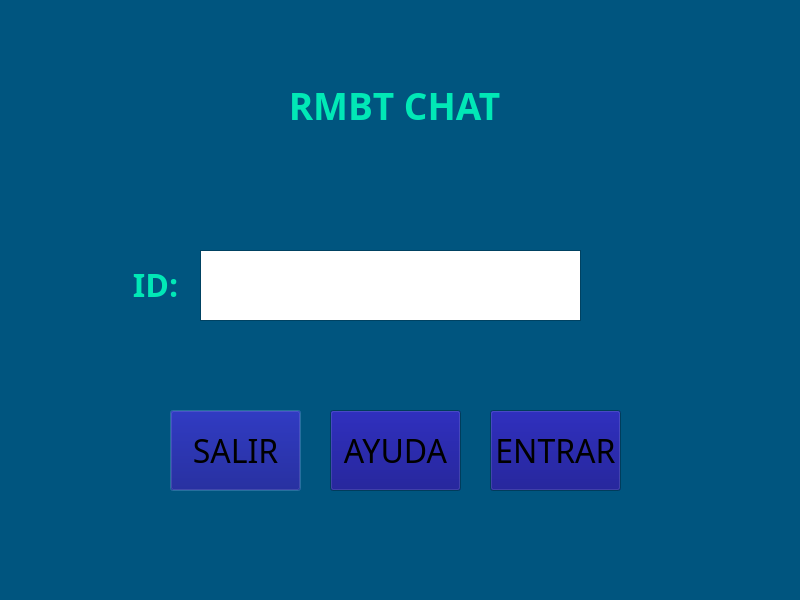
<?xml version="1.0" encoding="UTF-8"?>
<ui version="4.0">
 <class>Dialog</class>
 <widget class="QDialog" name="Dialog">
  <property name="geometry">
   <rect>
    <x>0</x>
    <y>0</y>
    <width>800</width>
    <height>600</height>
   </rect>
  </property>
  <property name="minimumSize">
   <size>
    <width>800</width>
    <height>600</height>
   </size>
  </property>
  <property name="maximumSize">
   <size>
    <width>800</width>
    <height>600</height>
   </size>
  </property>
  <property name="palette">
   <palette>
    <active>
     <colorrole role="WindowText">
      <brush brushstyle="SolidPattern">
       <color alpha="255">
        <red>1</red>
        <green>232</green>
        <blue>182</blue>
       </color>
      </brush>
     </colorrole>
     <colorrole role="Button">
      <brush brushstyle="SolidPattern">
       <color alpha="255">
        <red>0</red>
        <green>135</green>
        <blue>198</blue>
       </color>
      </brush>
     </colorrole>
     <colorrole role="Text">
      <brush brushstyle="SolidPattern">
       <color alpha="255">
        <red>7</red>
        <green>255</green>
        <blue>160</blue>
       </color>
      </brush>
     </colorrole>
     <colorrole role="ButtonText">
      <brush brushstyle="SolidPattern">
       <color alpha="255">
        <red>14</red>
        <green>255</green>
        <blue>175</blue>
       </color>
      </brush>
     </colorrole>
     <colorrole role="Base">
      <brush brushstyle="SolidPattern">
       <color alpha="255">
        <red>255</red>
        <green>255</green>
        <blue>255</blue>
       </color>
      </brush>
     </colorrole>
     <colorrole role="Window">
      <brush brushstyle="SolidPattern">
       <color alpha="255">
        <red>0</red>
        <green>85</green>
        <blue>127</blue>
       </color>
      </brush>
     </colorrole>
     <colorrole role="PlaceholderText">
      <brush brushstyle="SolidPattern">
       <color alpha="128">
        <red>7</red>
        <green>255</green>
        <blue>160</blue>
       </color>
      </brush>
     </colorrole>
    </active>
    <inactive>
     <colorrole role="WindowText">
      <brush brushstyle="SolidPattern">
       <color alpha="255">
        <red>1</red>
        <green>232</green>
        <blue>182</blue>
       </color>
      </brush>
     </colorrole>
     <colorrole role="Button">
      <brush brushstyle="SolidPattern">
       <color alpha="255">
        <red>0</red>
        <green>135</green>
        <blue>198</blue>
       </color>
      </brush>
     </colorrole>
     <colorrole role="Text">
      <brush brushstyle="SolidPattern">
       <color alpha="255">
        <red>7</red>
        <green>255</green>
        <blue>160</blue>
       </color>
      </brush>
     </colorrole>
     <colorrole role="ButtonText">
      <brush brushstyle="SolidPattern">
       <color alpha="255">
        <red>0</red>
        <green>0</green>
        <blue>0</blue>
       </color>
      </brush>
     </colorrole>
     <colorrole role="Base">
      <brush brushstyle="SolidPattern">
       <color alpha="255">
        <red>255</red>
        <green>255</green>
        <blue>255</blue>
       </color>
      </brush>
     </colorrole>
     <colorrole role="Window">
      <brush brushstyle="SolidPattern">
       <color alpha="255">
        <red>0</red>
        <green>85</green>
        <blue>127</blue>
       </color>
      </brush>
     </colorrole>
     <colorrole role="PlaceholderText">
      <brush brushstyle="SolidPattern">
       <color alpha="128">
        <red>7</red>
        <green>255</green>
        <blue>160</blue>
       </color>
      </brush>
     </colorrole>
    </inactive>
    <disabled>
     <colorrole role="WindowText">
      <brush brushstyle="SolidPattern">
       <color alpha="255">
        <red>120</red>
        <green>120</green>
        <blue>120</blue>
       </color>
      </brush>
     </colorrole>
     <colorrole role="Button">
      <brush brushstyle="SolidPattern">
       <color alpha="255">
        <red>0</red>
        <green>135</green>
        <blue>198</blue>
       </color>
      </brush>
     </colorrole>
     <colorrole role="Text">
      <brush brushstyle="SolidPattern">
       <color alpha="255">
        <red>120</red>
        <green>120</green>
        <blue>120</blue>
       </color>
      </brush>
     </colorrole>
     <colorrole role="ButtonText">
      <brush brushstyle="SolidPattern">
       <color alpha="255">
        <red>120</red>
        <green>120</green>
        <blue>120</blue>
       </color>
      </brush>
     </colorrole>
     <colorrole role="Base">
      <brush brushstyle="SolidPattern">
       <color alpha="255">
        <red>0</red>
        <green>85</green>
        <blue>127</blue>
       </color>
      </brush>
     </colorrole>
     <colorrole role="Window">
      <brush brushstyle="SolidPattern">
       <color alpha="255">
        <red>0</red>
        <green>85</green>
        <blue>127</blue>
       </color>
      </brush>
     </colorrole>
     <colorrole role="PlaceholderText">
      <brush brushstyle="SolidPattern">
       <color alpha="128">
        <red>0</red>
        <green>0</green>
        <blue>0</blue>
       </color>
      </brush>
     </colorrole>
    </disabled>
   </palette>
  </property>
  <property name="font">
   <font>
    <pointsize>24</pointsize>
   </font>
  </property>
  <property name="cursor">
   <cursorShape>CrossCursor</cursorShape>
  </property>
  <property name="windowTitle">
   <string>Dialog</string>
  </property>
  <property name="windowIcon">
   <iconset>
    <normaloff>salir.png</normaloff>
    <normalon>salir.png</normalon>salir.png</iconset>
  </property>
  <property name="whatsThis">
   <string>&lt;html&gt;&lt;head/&gt;&lt;body&gt;&lt;p&gt;asdf&lt;/p&gt;&lt;/body&gt;&lt;/html&gt;</string>
  </property>
  <widget class="QWidget" name="verticalLayoutWidget">
   <property name="geometry">
    <rect>
     <x>19</x>
     <y>40</y>
     <width>751</width>
     <height>131</height>
    </rect>
   </property>
   <layout class="QVBoxLayout" name="verticalLayout">
    <item>
     <widget class="QLabel" name="label">
      <property name="sizePolicy">
       <sizepolicy hsizetype="Preferred" vsizetype="Preferred">
        <horstretch>50</horstretch>
        <verstretch>50</verstretch>
       </sizepolicy>
      </property>
      <property name="minimumSize">
       <size>
        <width>50</width>
        <height>50</height>
       </size>
      </property>
      <property name="font">
       <font>
        <family>Agency FB</family>
        <pointsize>20</pointsize>
       </font>
      </property>
      <property name="cursor">
       <cursorShape>CrossCursor</cursorShape>
      </property>
      <property name="frameShape">
       <enum>QFrame::NoFrame</enum>
      </property>
      <property name="frameShadow">
       <enum>QFrame::Plain</enum>
      </property>
      <property name="lineWidth">
       <number>1200</number>
      </property>
      <property name="midLineWidth">
       <number>20</number>
      </property>
      <property name="text">
       <string>&lt;html&gt;&lt;head/&gt;&lt;body&gt;&lt;p align=&quot;center&quot;&gt;&lt;span style=&quot; font-size:28pt; font-weight:600;&quot;&gt;RMBT CHAT&lt;/span&gt;&lt;/p</string>
      </property>
      <property name="alignment">
       <set>Qt::AlignCenter</set>
      </property>
      <property name="wordWrap">
       <bool>true</bool>
      </property>
     </widget>
    </item>
   </layout>
  </widget>
  <widget class="QLabel" name="label_2">
   <property name="geometry">
    <rect>
     <x>50</x>
     <y>220</y>
     <width>211</width>
     <height>129</height>
    </rect>
   </property>
   <property name="sizePolicy">
    <sizepolicy hsizetype="Preferred" vsizetype="Preferred">
     <horstretch>50</horstretch>
     <verstretch>50</verstretch>
    </sizepolicy>
   </property>
   <property name="minimumSize">
    <size>
     <width>50</width>
     <height>50</height>
    </size>
   </property>
   <property name="font">
    <font>
     <family>Agency FB</family>
     <pointsize>20</pointsize>
    </font>
   </property>
   <property name="cursor">
    <cursorShape>CrossCursor</cursorShape>
   </property>
   <property name="frameShape">
    <enum>QFrame::NoFrame</enum>
   </property>
   <property name="frameShadow">
    <enum>QFrame::Plain</enum>
   </property>
   <property name="lineWidth">
    <number>1200</number>
   </property>
   <property name="midLineWidth">
    <number>20</number>
   </property>
   <property name="text">
    <string>&lt;html&gt;&lt;head/&gt;&lt;body&gt;&lt;p align=&quot;center&quot;&gt;&lt;span style=&quot; font-size:24pt; font-weight:600;&quot;&gt;ID:&lt;/span&gt;&lt;/p&gt;&lt;/body&gt;&lt;/html&gt;</string>
   </property>
   <property name="alignment">
    <set>Qt::AlignCenter</set>
   </property>
   <property name="wordWrap">
    <bool>true</bool>
   </property>
  </widget>
  <widget class="QPlainTextEdit" name="plainTextEdit">
   <property name="geometry">
    <rect>
     <x>200</x>
     <y>250</y>
     <width>381</width>
     <height>71</height>
    </rect>
   </property>
   <property name="cursor" stdset="0">
    <cursorShape>IBeamCursor</cursorShape>
   </property>
   <property name="verticalScrollBarPolicy">
    <enum>Qt::ScrollBarAlwaysOff</enum>
   </property>
   <property name="horizontalScrollBarPolicy">
    <enum>Qt::ScrollBarAlwaysOff</enum>
   </property>
   <property name="sizeAdjustPolicy">
    <enum>QAbstractScrollArea::AdjustIgnored</enum>
   </property>
   <property name="tabChangesFocus">
    <bool>false</bool>
   </property>
   <property name="documentTitle">
    <string/>
   </property>
   <property name="readOnly">
    <bool>false</bool>
   </property>
   <property name="plainText">
    <string/>
   </property>
   <property name="tabStopWidth">
    <number>10</number>
   </property>
  </widget>
  <widget class="QPushButton" name="pushButton">
   <property name="geometry">
    <rect>
     <x>170</x>
     <y>410</y>
     <width>131</width>
     <height>81</height>
    </rect>
   </property>
   <property name="palette">
    <palette>
     <active>
      <colorrole role="Button">
       <brush brushstyle="SolidPattern">
        <color alpha="255">
         <red>0</red>
         <green>0</green>
         <blue>127</blue>
        </color>
       </brush>
      </colorrole>
      <colorrole role="ButtonText">
       <brush brushstyle="SolidPattern">
        <color alpha="255">
         <red>14</red>
         <green>255</green>
         <blue>175</blue>
        </color>
       </brush>
      </colorrole>
      <colorrole role="Base">
       <brush brushstyle="SolidPattern">
        <color alpha="255">
         <red>0</red>
         <green>0</green>
         <blue>127</blue>
        </color>
       </brush>
      </colorrole>
      <colorrole role="ToolTipBase">
       <brush brushstyle="SolidPattern">
        <color alpha="255">
         <red>0</red>
         <green>0</green>
         <blue>127</blue>
        </color>
       </brush>
      </colorrole>
     </active>
     <inactive>
      <colorrole role="Button">
       <brush brushstyle="SolidPattern">
        <color alpha="255">
         <red>0</red>
         <green>0</green>
         <blue>127</blue>
        </color>
       </brush>
      </colorrole>
      <colorrole role="ButtonText">
       <brush brushstyle="SolidPattern">
        <color alpha="255">
         <red>0</red>
         <green>0</green>
         <blue>0</blue>
        </color>
       </brush>
      </colorrole>
      <colorrole role="Base">
       <brush brushstyle="SolidPattern">
        <color alpha="255">
         <red>0</red>
         <green>0</green>
         <blue>127</blue>
        </color>
       </brush>
      </colorrole>
      <colorrole role="ToolTipBase">
       <brush brushstyle="SolidPattern">
        <color alpha="255">
         <red>0</red>
         <green>0</green>
         <blue>127</blue>
        </color>
       </brush>
      </colorrole>
     </inactive>
     <disabled>
      <colorrole role="Button">
       <brush brushstyle="SolidPattern">
        <color alpha="255">
         <red>0</red>
         <green>0</green>
         <blue>127</blue>
        </color>
       </brush>
      </colorrole>
      <colorrole role="ButtonText">
       <brush brushstyle="SolidPattern">
        <color alpha="255">
         <red>10</red>
         <green>255</green>
         <blue>206</blue>
        </color>
       </brush>
      </colorrole>
      <colorrole role="Base">
       <brush brushstyle="SolidPattern">
        <color alpha="255">
         <red>0</red>
         <green>85</green>
         <blue>127</blue>
        </color>
       </brush>
      </colorrole>
      <colorrole role="ToolTipBase">
       <brush brushstyle="SolidPattern">
        <color alpha="255">
         <red>0</red>
         <green>0</green>
         <blue>127</blue>
        </color>
       </brush>
      </colorrole>
     </disabled>
    </palette>
   </property>
   <property name="font">
    <font>
     <family>Agency FB</family>
    </font>
   </property>
   <property name="cursor">
    <cursorShape>CrossCursor</cursorShape>
   </property>
   <property name="text">
    <string>SALIR</string>
   </property>
   <property name="icon">
    <iconset>
     <normaloff>salir.png</normaloff>salir.png</iconset>
   </property>
   <property name="iconSize">
    <size>
     <width>40</width>
     <height>40</height>
    </size>
   </property>
  </widget>
  <widget class="QPushButton" name="pushButton_2">
   <property name="geometry">
    <rect>
     <x>330</x>
     <y>410</y>
     <width>131</width>
     <height>81</height>
    </rect>
   </property>
   <property name="palette">
    <palette>
     <active>
      <colorrole role="Button">
       <brush brushstyle="SolidPattern">
        <color alpha="255">
         <red>0</red>
         <green>0</green>
         <blue>127</blue>
        </color>
       </brush>
      </colorrole>
      <colorrole role="ButtonText">
       <brush brushstyle="SolidPattern">
        <color alpha="255">
         <red>14</red>
         <green>255</green>
         <blue>175</blue>
        </color>
       </brush>
      </colorrole>
      <colorrole role="Base">
       <brush brushstyle="SolidPattern">
        <color alpha="255">
         <red>0</red>
         <green>0</green>
         <blue>127</blue>
        </color>
       </brush>
      </colorrole>
      <colorrole role="ToolTipBase">
       <brush brushstyle="SolidPattern">
        <color alpha="255">
         <red>0</red>
         <green>0</green>
         <blue>127</blue>
        </color>
       </brush>
      </colorrole>
     </active>
     <inactive>
      <colorrole role="Button">
       <brush brushstyle="SolidPattern">
        <color alpha="255">
         <red>0</red>
         <green>0</green>
         <blue>127</blue>
        </color>
       </brush>
      </colorrole>
      <colorrole role="ButtonText">
       <brush brushstyle="SolidPattern">
        <color alpha="255">
         <red>0</red>
         <green>0</green>
         <blue>0</blue>
        </color>
       </brush>
      </colorrole>
      <colorrole role="Base">
       <brush brushstyle="SolidPattern">
        <color alpha="255">
         <red>0</red>
         <green>0</green>
         <blue>127</blue>
        </color>
       </brush>
      </colorrole>
      <colorrole role="ToolTipBase">
       <brush brushstyle="SolidPattern">
        <color alpha="255">
         <red>0</red>
         <green>0</green>
         <blue>127</blue>
        </color>
       </brush>
      </colorrole>
     </inactive>
     <disabled>
      <colorrole role="Button">
       <brush brushstyle="SolidPattern">
        <color alpha="255">
         <red>0</red>
         <green>0</green>
         <blue>127</blue>
        </color>
       </brush>
      </colorrole>
      <colorrole role="ButtonText">
       <brush brushstyle="SolidPattern">
        <color alpha="255">
         <red>10</red>
         <green>255</green>
         <blue>206</blue>
        </color>
       </brush>
      </colorrole>
      <colorrole role="Base">
       <brush brushstyle="SolidPattern">
        <color alpha="255">
         <red>0</red>
         <green>85</green>
         <blue>127</blue>
        </color>
       </brush>
      </colorrole>
      <colorrole role="ToolTipBase">
       <brush brushstyle="SolidPattern">
        <color alpha="255">
         <red>0</red>
         <green>0</green>
         <blue>127</blue>
        </color>
       </brush>
      </colorrole>
     </disabled>
    </palette>
   </property>
   <property name="font">
    <font>
     <family>Agency FB</family>
    </font>
   </property>
   <property name="cursor">
    <cursorShape>CrossCursor</cursorShape>
   </property>
   <property name="text">
    <string>AYUDA</string>
   </property>
   <property name="icon">
    <iconset>
     <normaloff>salir.png</normaloff>salir.png</iconset>
   </property>
   <property name="iconSize">
    <size>
     <width>40</width>
     <height>40</height>
    </size>
   </property>
  </widget>
  <widget class="QPushButton" name="pushButton_3">
   <property name="geometry">
    <rect>
     <x>490</x>
     <y>410</y>
     <width>131</width>
     <height>81</height>
    </rect>
   </property>
   <property name="palette">
    <palette>
     <active>
      <colorrole role="Button">
       <brush brushstyle="SolidPattern">
        <color alpha="255">
         <red>0</red>
         <green>0</green>
         <blue>127</blue>
        </color>
       </brush>
      </colorrole>
      <colorrole role="ButtonText">
       <brush brushstyle="SolidPattern">
        <color alpha="255">
         <red>14</red>
         <green>255</green>
         <blue>175</blue>
        </color>
       </brush>
      </colorrole>
      <colorrole role="Base">
       <brush brushstyle="SolidPattern">
        <color alpha="255">
         <red>0</red>
         <green>0</green>
         <blue>127</blue>
        </color>
       </brush>
      </colorrole>
      <colorrole role="ToolTipBase">
       <brush brushstyle="SolidPattern">
        <color alpha="255">
         <red>0</red>
         <green>0</green>
         <blue>127</blue>
        </color>
       </brush>
      </colorrole>
     </active>
     <inactive>
      <colorrole role="Button">
       <brush brushstyle="SolidPattern">
        <color alpha="255">
         <red>0</red>
         <green>0</green>
         <blue>127</blue>
        </color>
       </brush>
      </colorrole>
      <colorrole role="ButtonText">
       <brush brushstyle="SolidPattern">
        <color alpha="255">
         <red>0</red>
         <green>0</green>
         <blue>0</blue>
        </color>
       </brush>
      </colorrole>
      <colorrole role="Base">
       <brush brushstyle="SolidPattern">
        <color alpha="255">
         <red>0</red>
         <green>0</green>
         <blue>127</blue>
        </color>
       </brush>
      </colorrole>
      <colorrole role="ToolTipBase">
       <brush brushstyle="SolidPattern">
        <color alpha="255">
         <red>0</red>
         <green>0</green>
         <blue>127</blue>
        </color>
       </brush>
      </colorrole>
     </inactive>
     <disabled>
      <colorrole role="Button">
       <brush brushstyle="SolidPattern">
        <color alpha="255">
         <red>0</red>
         <green>0</green>
         <blue>127</blue>
        </color>
       </brush>
      </colorrole>
      <colorrole role="ButtonText">
       <brush brushstyle="SolidPattern">
        <color alpha="255">
         <red>10</red>
         <green>255</green>
         <blue>206</blue>
        </color>
       </brush>
      </colorrole>
      <colorrole role="Base">
       <brush brushstyle="SolidPattern">
        <color alpha="255">
         <red>0</red>
         <green>85</green>
         <blue>127</blue>
        </color>
       </brush>
      </colorrole>
      <colorrole role="ToolTipBase">
       <brush brushstyle="SolidPattern">
        <color alpha="255">
         <red>0</red>
         <green>0</green>
         <blue>127</blue>
        </color>
       </brush>
      </colorrole>
     </disabled>
    </palette>
   </property>
   <property name="font">
    <font>
     <family>Agency FB</family>
    </font>
   </property>
   <property name="cursor">
    <cursorShape>CrossCursor</cursorShape>
   </property>
   <property name="text">
    <string>ENTRAR</string>
   </property>
   <property name="icon">
    <iconset>
     <normaloff>salir.png</normaloff>salir.png</iconset>
   </property>
   <property name="iconSize">
    <size>
     <width>40</width>
     <height>40</height>
    </size>
   </property>
  </widget>
 </widget>
 <resources/>
 <connections/>
</ui>
